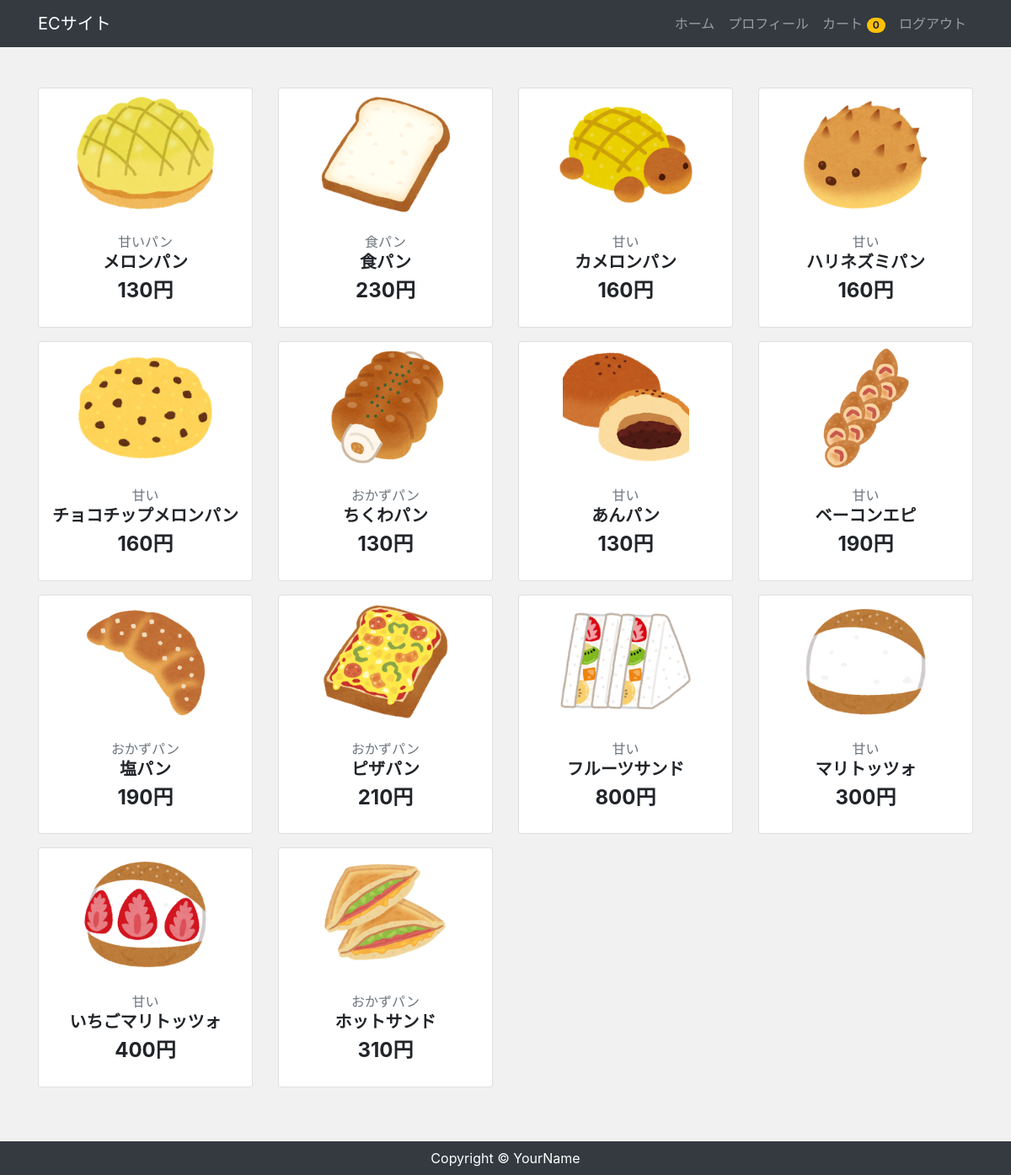
The app's page / (signed in) with its own data.
### accounts/models.py (models this page shows, shortened)
class CustomUser(AbstractBaseUser, PermissionsMixin):
    email = models.EmailField('メールアドレス', unique=True)
    first_name = models.CharField(('姓'), max_length=30)
    last_name = models.CharField(('名'), max_length=30)
    address = models.CharField(('住所'),max_length=30, blank=True)
    tel = models.CharField(('電話番号'),max_length=30, blank=True)
    created = models.DateTimeField(('入会日'), default=timezone.now)
    is_staff = models.BooleanField(
        ('staff status'),
        default=False,
        help_text=('Designates whether the user can log into this admin site.'),
    )
    is_active = models.BooleanField(
        ('active'),
        default=True,
        help_text=(
            'Designates whether this user should be treated as active. '
            'Unselect this instead of deleting accounts.'
        ),
    )
    objects = UserManager()
    EMAIL_FIELD = 'email'
    USERNAME_FIELD = 'email'
    REQUIRED_FIELDS = []
    class Meta:
        verbose_name = ('user')
        verbose_name_plural = ('users')

### app/models.py (models this page shows, shortened)
class Item(models.Model):
    title = models.CharField(max_length=100)
    price = models.IntegerField()
    category = models.CharField(max_length=100)
    slug = models.SlugField() #文字、ハイフン、数字、アンダースコアだけを含んだ文字列　URLの一部に使用する
    description = models.TextField()
    image = models.ImageField(upload_to='images')

### app/views.py (the view)
# urls.py: path('', views.IndexView.as_view(), name='index'),
class IndexView(View):
    def get(self, request, *args, **kwargs):
        item_data = Item.objects.all()
        return render(request, 'app/index.html', {
            'item_data' : item_data
        })

### app/templatetags/cart_tags.py (called while the page is built)
@register.filter
def itemCount(user):
    if user.is_authenticated:
        order = Order.objects.filter(user=user, ordered=False)
        if order.exists():
            return order[0].items.count()
    return 0

### app/templates/app/index.html (shortened to what this page needs)
{% extends 'app/base.html' %}
{% block content %}
<div class="text-center my-5">
    <div class="row">
        {% for item in item_data %}
            <div class="col-lg-3 col-md-6">
                <div class="card img-thumbnail itemlist mb-3">
                    <img src="{{ item.image.url }}" alt="" class="card-img-top card-thum">
                    <div class="card-body text-center px-2 py-3">
                        <p class="mb-0 text-secondary">{{ item.category }}</p>
                        <h5 class="font-weight-bold">{{ item.title }}</h5>
                        <h4 class="font-weight-bold">
                            {{ item.price }}円
                        </h4>
                    </div>
                </div>
            </div>
        {% endfor %}
    </div>
</div>
{% endblock %}

### app/templates/app/base.html (shortened to what this page needs)
{% load cart_tags %}
{% load static %}
<!DOCTYPE html>
<html lang="en">
<head>
    <link rel="stylesheet" href="https://stackpath.bootstrapcdn.com/bootstrap/4.3.1/css/bootstrap.min.css">
    <link rel="stylesheet" href="{% static 'css/style.css' %}">
</head>
<body>
    <nav class="navbar navbar-expand-lg navbar-dark bg-dark">
        <div class="container">
            <a href="/" class="navbar-brand">ECサイト</a>
            <ul class="navbar-nav ml-auto">
                <li class="nav-item">
                    <a href="/" class="nav-link">ホーム</a>
                </li>
                {% if user.is_authenticated %}
                <li class="nav-item">
                    <a href="{% url 'profile' %}" class="nav-link">プロフィール</a>
                </li>
                <li class="nav-item">
                    <a href="{% url 'order' %}" class="nav-link">カート
                        <span class="badge badge-pill badge-warning">
                            {{ request.user | itemCount }}
                        </span>
                    </a>
                </li>
                <li class="nav-item">
                    <a href="{% url 'account_logout' %}" class="nav-link">ログアウト</a>
                </li>
                {% endif %}
            </ul>
        </div>
    </nav>
    <main>
        <div class="container">
            {% block content %}
            {% endblock %}
        </div>
    </main>
    <footer class="py-2 bg-dark">
        <p class="m-0 text-center text-white">Copyright &copy; YourName</p>
    </footer>
</body>
</html>

### app/static/css/style.css (style rules this page uses)
* { margin: 0; padding: 0; box-sizing: border-box; }
body { background: #F1F1F1; display: flex; flex-flow: column; min-height: 100vh; }
main { flex: 1; }
.card-body { padding: 2rem; }
.itemlist img { height: 150px; object-fit: contain; }

### records on screen
CustomUser: user|itemCount "0"
Item: image (picture), category "甘いパン", title "メロンパン", price "130"
Item: image (picture), category "食パン", title "食パン", price "230"
Item: image (picture), category "甘い", title "カメロンパン", price "160"
Item: image (picture), category "甘い", title "ハリネズミパン", price "160"
Item: image (picture), category "甘い", title "チョコチップメロンパン", price "160"
Item: image (picture), category "おかずパン", title "ちくわパン", price "130"
Item: image (picture), category "甘い", title "あんパン", price "130"
Item: image (picture), category "甘い", title "ベーコンエピ", price "190"
Item: image (picture), category "おかずパン", title "塩パン", price "190"
Item: image (picture), category "おかずパン", title "ピザパン", price "210"
Item: image (picture), category "甘い", title "フルーツサンド", price "800"
Item: image (picture), category "甘い", title "マリトッツォ", price "300"
Item: image (picture), category "甘い", title "いちごマリトッツォ", price "400"
Item: image (picture), category "おかずパン", title "ホットサンド", price "310"
